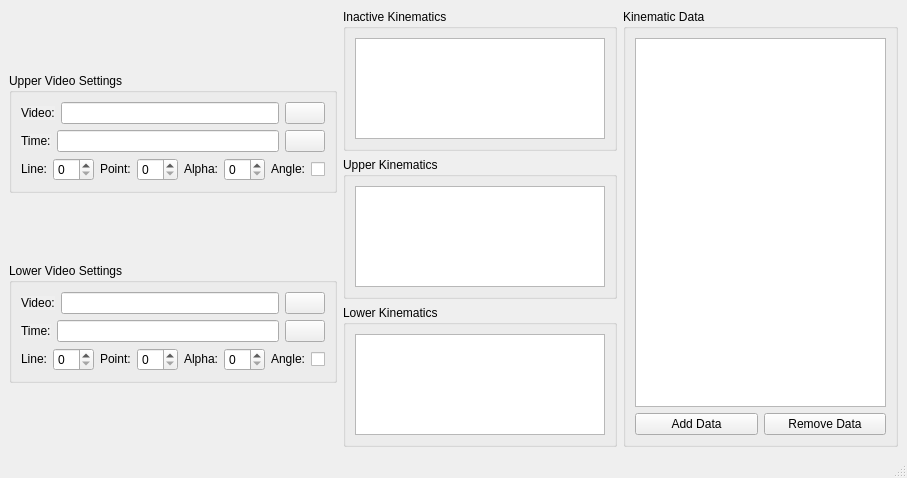
<?xml version="1.0" encoding="UTF-8"?>
<ui version="4.0">
 <class>VideoWindow</class>
 <widget class="QMainWindow" name="VideoWindow">
  <property name="geometry">
   <rect>
    <x>0</x>
    <y>0</y>
    <width>907</width>
    <height>478</height>
   </rect>
  </property>
  <property name="windowTitle">
   <string>MainWindow</string>
  </property>
  <widget class="QWidget" name="centralwidget">
   <layout class="QHBoxLayout" name="horizontalLayout_3">
    <item>
     <layout class="QHBoxLayout" name="horizontalLayout_2">
      <item>
       <layout class="QVBoxLayout" name="verticalLayout">
        <item>
         <widget class="QGroupBox" name="groupBox_7">
          <property name="sizePolicy">
           <sizepolicy hsizetype="Preferred" vsizetype="Fixed">
            <horstretch>0</horstretch>
            <verstretch>0</verstretch>
           </sizepolicy>
          </property>
          <property name="title">
           <string>Upper Video Settings</string>
          </property>
          <layout class="QVBoxLayout" name="verticalLayout_13">
           <property name="sizeConstraint">
            <enum>QLayout::SetMinimumSize</enum>
           </property>
           <item>
            <layout class="QHBoxLayout" name="horizontalLayout_17">
             <property name="sizeConstraint">
              <enum>QLayout::SetMinimumSize</enum>
             </property>
             <item>
              <widget class="QLabel" name="load_label_2">
               <property name="enabled">
                <bool>true</bool>
               </property>
               <property name="sizePolicy">
                <sizepolicy hsizetype="Minimum" vsizetype="Fixed">
                 <horstretch>0</horstretch>
                 <verstretch>0</verstretch>
                </sizepolicy>
               </property>
               <property name="autoFillBackground">
                <bool>true</bool>
               </property>
               <property name="text">
                <string>Video:</string>
               </property>
              </widget>
             </item>
             <item>
              <widget class="QLineEdit" name="stim_path">
               <property name="sizePolicy">
                <sizepolicy hsizetype="MinimumExpanding" vsizetype="Fixed">
                 <horstretch>0</horstretch>
                 <verstretch>0</verstretch>
                </sizepolicy>
               </property>
               <property name="text">
                <string/>
               </property>
              </widget>
             </item>
             <item>
              <widget class="QPushButton" name="browse_stim">
               <property name="sizePolicy">
                <sizepolicy hsizetype="Fixed" vsizetype="Fixed">
                 <horstretch>0</horstretch>
                 <verstretch>0</verstretch>
                </sizepolicy>
               </property>
               <property name="text">
                <string/>
               </property>
               <property name="icon">
                <iconset>
                 <normaloff>../../Artigo_remo/ema_fes_rowing_experiments/icons/browse.png</normaloff>../../Artigo_remo/ema_fes_rowing_experiments/icons/browse.png</iconset>
               </property>
              </widget>
             </item>
            </layout>
           </item>
           <item>
            <layout class="QHBoxLayout" name="horizontalLayout_19">
             <property name="sizeConstraint">
              <enum>QLayout::SetMinimumSize</enum>
             </property>
             <item>
              <widget class="QLabel" name="load_label_4">
               <property name="enabled">
                <bool>true</bool>
               </property>
               <property name="sizePolicy">
                <sizepolicy hsizetype="Minimum" vsizetype="Fixed">
                 <horstretch>0</horstretch>
                 <verstretch>0</verstretch>
                </sizepolicy>
               </property>
               <property name="autoFillBackground">
                <bool>true</bool>
               </property>
               <property name="text">
                <string>Time:</string>
               </property>
              </widget>
             </item>
             <item>
              <widget class="QLineEdit" name="pos_path">
               <property name="sizePolicy">
                <sizepolicy hsizetype="MinimumExpanding" vsizetype="Fixed">
                 <horstretch>0</horstretch>
                 <verstretch>0</verstretch>
                </sizepolicy>
               </property>
               <property name="text">
                <string/>
               </property>
              </widget>
             </item>
             <item>
              <widget class="QPushButton" name="browse_pos">
               <property name="sizePolicy">
                <sizepolicy hsizetype="Fixed" vsizetype="Fixed">
                 <horstretch>0</horstretch>
                 <verstretch>0</verstretch>
                </sizepolicy>
               </property>
               <property name="text">
                <string/>
               </property>
               <property name="icon">
                <iconset>
                 <normaloff>../../Artigo_remo/ema_fes_rowing_experiments/icons/browse.png</normaloff>../../Artigo_remo/ema_fes_rowing_experiments/icons/browse.png</iconset>
               </property>
              </widget>
             </item>
            </layout>
           </item>
           <item>
            <layout class="QHBoxLayout" name="horizontalLayout_24">
             <item>
              <widget class="QLabel" name="label_10">
               <property name="sizePolicy">
                <sizepolicy hsizetype="Fixed" vsizetype="Fixed">
                 <horstretch>0</horstretch>
                 <verstretch>0</verstretch>
                </sizepolicy>
               </property>
               <property name="text">
                <string>Line:</string>
               </property>
              </widget>
             </item>
             <item>
              <widget class="QSpinBox" name="spinBox_8">
               <property name="sizePolicy">
                <sizepolicy hsizetype="Fixed" vsizetype="Fixed">
                 <horstretch>0</horstretch>
                 <verstretch>0</verstretch>
                </sizepolicy>
               </property>
               <property name="maximum">
                <number>99</number>
               </property>
               <property name="value">
                <number>0</number>
               </property>
              </widget>
             </item>
             <item>
              <widget class="QLabel" name="label_11">
               <property name="sizePolicy">
                <sizepolicy hsizetype="Fixed" vsizetype="Fixed">
                 <horstretch>0</horstretch>
                 <verstretch>0</verstretch>
                </sizepolicy>
               </property>
               <property name="text">
                <string>Point:</string>
               </property>
              </widget>
             </item>
             <item>
              <widget class="QSpinBox" name="spinBox_9">
               <property name="sizePolicy">
                <sizepolicy hsizetype="Fixed" vsizetype="Fixed">
                 <horstretch>0</horstretch>
                 <verstretch>0</verstretch>
                </sizepolicy>
               </property>
               <property name="maximum">
                <number>99</number>
               </property>
               <property name="value">
                <number>0</number>
               </property>
              </widget>
             </item>
             <item>
              <widget class="QLabel" name="label_13">
               <property name="sizePolicy">
                <sizepolicy hsizetype="Fixed" vsizetype="Fixed">
                 <horstretch>0</horstretch>
                 <verstretch>0</verstretch>
                </sizepolicy>
               </property>
               <property name="text">
                <string>Alpha:</string>
               </property>
              </widget>
             </item>
             <item>
              <widget class="QSpinBox" name="spinBox_10">
               <property name="sizePolicy">
                <sizepolicy hsizetype="Fixed" vsizetype="Fixed">
                 <horstretch>0</horstretch>
                 <verstretch>0</verstretch>
                </sizepolicy>
               </property>
               <property name="maximum">
                <number>99</number>
               </property>
               <property name="value">
                <number>0</number>
               </property>
              </widget>
             </item>
             <item>
              <widget class="QLabel" name="label_12">
               <property name="sizePolicy">
                <sizepolicy hsizetype="Fixed" vsizetype="Fixed">
                 <horstretch>0</horstretch>
                 <verstretch>0</verstretch>
                </sizepolicy>
               </property>
               <property name="text">
                <string>Angle:</string>
               </property>
              </widget>
             </item>
             <item>
              <widget class="QCheckBox" name="checkBox">
               <property name="sizePolicy">
                <sizepolicy hsizetype="Fixed" vsizetype="Fixed">
                 <horstretch>0</horstretch>
                 <verstretch>0</verstretch>
                </sizepolicy>
               </property>
               <property name="text">
                <string/>
               </property>
              </widget>
             </item>
            </layout>
           </item>
          </layout>
         </widget>
        </item>
        <item>
         <widget class="QGroupBox" name="groupBox_9">
          <property name="sizePolicy">
           <sizepolicy hsizetype="Preferred" vsizetype="Fixed">
            <horstretch>0</horstretch>
            <verstretch>0</verstretch>
           </sizepolicy>
          </property>
          <property name="title">
           <string>Lower Video Settings</string>
          </property>
          <layout class="QVBoxLayout" name="verticalLayout_14">
           <property name="sizeConstraint">
            <enum>QLayout::SetMinimumSize</enum>
           </property>
           <item>
            <layout class="QHBoxLayout" name="horizontalLayout_18">
             <property name="sizeConstraint">
              <enum>QLayout::SetMinimumSize</enum>
             </property>
             <item>
              <widget class="QLabel" name="load_label_3">
               <property name="enabled">
                <bool>true</bool>
               </property>
               <property name="sizePolicy">
                <sizepolicy hsizetype="Minimum" vsizetype="Fixed">
                 <horstretch>0</horstretch>
                 <verstretch>0</verstretch>
                </sizepolicy>
               </property>
               <property name="autoFillBackground">
                <bool>true</bool>
               </property>
               <property name="text">
                <string>Video:</string>
               </property>
              </widget>
             </item>
             <item>
              <widget class="QLineEdit" name="stim_path_2">
               <property name="sizePolicy">
                <sizepolicy hsizetype="MinimumExpanding" vsizetype="Fixed">
                 <horstretch>0</horstretch>
                 <verstretch>0</verstretch>
                </sizepolicy>
               </property>
               <property name="text">
                <string/>
               </property>
              </widget>
             </item>
             <item>
              <widget class="QPushButton" name="browse_stim_2">
               <property name="sizePolicy">
                <sizepolicy hsizetype="Fixed" vsizetype="Fixed">
                 <horstretch>0</horstretch>
                 <verstretch>0</verstretch>
                </sizepolicy>
               </property>
               <property name="text">
                <string/>
               </property>
               <property name="icon">
                <iconset>
                 <normaloff>../../Artigo_remo/ema_fes_rowing_experiments/icons/browse.png</normaloff>../../Artigo_remo/ema_fes_rowing_experiments/icons/browse.png</iconset>
               </property>
              </widget>
             </item>
            </layout>
           </item>
           <item>
            <layout class="QHBoxLayout" name="horizontalLayout_20">
             <property name="sizeConstraint">
              <enum>QLayout::SetMinimumSize</enum>
             </property>
             <item>
              <widget class="QLabel" name="load_label_5">
               <property name="enabled">
                <bool>true</bool>
               </property>
               <property name="sizePolicy">
                <sizepolicy hsizetype="Minimum" vsizetype="Fixed">
                 <horstretch>0</horstretch>
                 <verstretch>0</verstretch>
                </sizepolicy>
               </property>
               <property name="autoFillBackground">
                <bool>true</bool>
               </property>
               <property name="text">
                <string>Time:</string>
               </property>
              </widget>
             </item>
             <item>
              <widget class="QLineEdit" name="pos_path_2">
               <property name="sizePolicy">
                <sizepolicy hsizetype="MinimumExpanding" vsizetype="Fixed">
                 <horstretch>0</horstretch>
                 <verstretch>0</verstretch>
                </sizepolicy>
               </property>
               <property name="text">
                <string/>
               </property>
              </widget>
             </item>
             <item>
              <widget class="QPushButton" name="browse_pos_2">
               <property name="sizePolicy">
                <sizepolicy hsizetype="Fixed" vsizetype="Fixed">
                 <horstretch>0</horstretch>
                 <verstretch>0</verstretch>
                </sizepolicy>
               </property>
               <property name="text">
                <string/>
               </property>
               <property name="icon">
                <iconset>
                 <normaloff>../../Artigo_remo/ema_fes_rowing_experiments/icons/browse.png</normaloff>../../Artigo_remo/ema_fes_rowing_experiments/icons/browse.png</iconset>
               </property>
              </widget>
             </item>
            </layout>
           </item>
           <item>
            <layout class="QHBoxLayout" name="horizontalLayout_25">
             <item>
              <widget class="QLabel" name="label_14">
               <property name="sizePolicy">
                <sizepolicy hsizetype="Fixed" vsizetype="Fixed">
                 <horstretch>0</horstretch>
                 <verstretch>0</verstretch>
                </sizepolicy>
               </property>
               <property name="text">
                <string>Line:</string>
               </property>
              </widget>
             </item>
             <item>
              <widget class="QSpinBox" name="spinBox_11">
               <property name="sizePolicy">
                <sizepolicy hsizetype="Fixed" vsizetype="Fixed">
                 <horstretch>0</horstretch>
                 <verstretch>0</verstretch>
                </sizepolicy>
               </property>
               <property name="maximum">
                <number>99</number>
               </property>
               <property name="value">
                <number>0</number>
               </property>
              </widget>
             </item>
             <item>
              <widget class="QLabel" name="label_15">
               <property name="sizePolicy">
                <sizepolicy hsizetype="Fixed" vsizetype="Fixed">
                 <horstretch>0</horstretch>
                 <verstretch>0</verstretch>
                </sizepolicy>
               </property>
               <property name="text">
                <string>Point:</string>
               </property>
              </widget>
             </item>
             <item>
              <widget class="QSpinBox" name="spinBox_12">
               <property name="sizePolicy">
                <sizepolicy hsizetype="Fixed" vsizetype="Fixed">
                 <horstretch>0</horstretch>
                 <verstretch>0</verstretch>
                </sizepolicy>
               </property>
               <property name="maximum">
                <number>99</number>
               </property>
               <property name="value">
                <number>0</number>
               </property>
              </widget>
             </item>
             <item>
              <widget class="QLabel" name="label_16">
               <property name="sizePolicy">
                <sizepolicy hsizetype="Fixed" vsizetype="Fixed">
                 <horstretch>0</horstretch>
                 <verstretch>0</verstretch>
                </sizepolicy>
               </property>
               <property name="text">
                <string>Alpha:</string>
               </property>
              </widget>
             </item>
             <item>
              <widget class="QSpinBox" name="spinBox_13">
               <property name="sizePolicy">
                <sizepolicy hsizetype="Fixed" vsizetype="Fixed">
                 <horstretch>0</horstretch>
                 <verstretch>0</verstretch>
                </sizepolicy>
               </property>
               <property name="maximum">
                <number>99</number>
               </property>
               <property name="value">
                <number>0</number>
               </property>
              </widget>
             </item>
             <item>
              <widget class="QLabel" name="label_17">
               <property name="sizePolicy">
                <sizepolicy hsizetype="Fixed" vsizetype="Fixed">
                 <horstretch>0</horstretch>
                 <verstretch>0</verstretch>
                </sizepolicy>
               </property>
               <property name="text">
                <string>Angle:</string>
               </property>
              </widget>
             </item>
             <item>
              <widget class="QCheckBox" name="checkBox_2">
               <property name="sizePolicy">
                <sizepolicy hsizetype="Fixed" vsizetype="Fixed">
                 <horstretch>0</horstretch>
                 <verstretch>0</verstretch>
                </sizepolicy>
               </property>
               <property name="text">
                <string/>
               </property>
              </widget>
             </item>
            </layout>
           </item>
          </layout>
         </widget>
        </item>
       </layout>
      </item>
      <item>
       <layout class="QVBoxLayout" name="verticalLayout_5">
        <item>
         <widget class="QGroupBox" name="groupBox_3">
          <property name="title">
           <string>Inactive Kinematics</string>
          </property>
          <layout class="QHBoxLayout" name="horizontalLayout">
           <item>
            <widget class="QListWidget" name="existing_plots">
             <property name="dragEnabled">
              <bool>true</bool>
             </property>
             <property name="dragDropOverwriteMode">
              <bool>true</bool>
             </property>
             <property name="dragDropMode">
              <enum>QAbstractItemView::DragDrop</enum>
             </property>
             <property name="defaultDropAction">
              <enum>Qt::MoveAction</enum>
             </property>
             <property name="selectionMode">
              <enum>QAbstractItemView::MultiSelection</enum>
             </property>
             <property name="layoutMode">
              <enum>QListView::Batched</enum>
             </property>
             <property name="sortingEnabled">
              <bool>true</bool>
             </property>
            </widget>
           </item>
          </layout>
         </widget>
        </item>
        <item>
         <widget class="QGroupBox" name="groupBox_2">
          <property name="title">
           <string>Upper Kinematics</string>
          </property>
          <layout class="QVBoxLayout" name="verticalLayout_3">
           <item>
            <widget class="QListWidget" name="active_lower">
             <property name="dragEnabled">
              <bool>true</bool>
             </property>
             <property name="dragDropOverwriteMode">
              <bool>true</bool>
             </property>
             <property name="dragDropMode">
              <enum>QAbstractItemView::DragOnly</enum>
             </property>
             <property name="selectionMode">
              <enum>QAbstractItemView::MultiSelection</enum>
             </property>
             <property name="sortingEnabled">
              <bool>true</bool>
             </property>
            </widget>
           </item>
          </layout>
         </widget>
        </item>
        <item>
         <widget class="QGroupBox" name="groupBox_5">
          <property name="title">
           <string>Lower Kinematics</string>
          </property>
          <layout class="QVBoxLayout" name="verticalLayout_2">
           <item>
            <widget class="QListWidget" name="active_lower_2">
             <property name="dragEnabled">
              <bool>true</bool>
             </property>
             <property name="dragDropOverwriteMode">
              <bool>true</bool>
             </property>
             <property name="dragDropMode">
              <enum>QAbstractItemView::DragOnly</enum>
             </property>
             <property name="selectionMode">
              <enum>QAbstractItemView::MultiSelection</enum>
             </property>
             <property name="sortingEnabled">
              <bool>true</bool>
             </property>
            </widget>
           </item>
          </layout>
         </widget>
        </item>
       </layout>
      </item>
      <item>
       <widget class="QGroupBox" name="groupBox_8">
        <property name="title">
         <string>Kinematic Data</string>
        </property>
        <layout class="QVBoxLayout" name="verticalLayout_4">
         <item>
          <widget class="QListWidget" name="existing_plots_3">
           <property name="dragEnabled">
            <bool>true</bool>
           </property>
           <property name="dragDropOverwriteMode">
            <bool>true</bool>
           </property>
           <property name="dragDropMode">
            <enum>QAbstractItemView::DragDrop</enum>
           </property>
           <property name="defaultDropAction">
            <enum>Qt::MoveAction</enum>
           </property>
           <property name="selectionMode">
            <enum>QAbstractItemView::MultiSelection</enum>
           </property>
           <property name="layoutMode">
            <enum>QListView::Batched</enum>
           </property>
           <property name="sortingEnabled">
            <bool>true</bool>
           </property>
          </widget>
         </item>
         <item>
          <layout class="QHBoxLayout" name="horizontalLayout_10">
           <item>
            <widget class="QPushButton" name="add_data_button">
             <property name="text">
              <string>Add Data</string>
             </property>
             <property name="icon">
              <iconset>
               <normaloff>../../Artigo_remo/ema_fes_rowing_experiments/icons/plus.png</normaloff>../../Artigo_remo/ema_fes_rowing_experiments/icons/plus.png</iconset>
             </property>
            </widget>
           </item>
           <item>
            <widget class="QPushButton" name="rm_data_button">
             <property name="text">
              <string>Remove Data</string>
             </property>
             <property name="icon">
              <iconset>
               <normaloff>../../Artigo_remo/ema_fes_rowing_experiments/icons/minus.png</normaloff>../../Artigo_remo/ema_fes_rowing_experiments/icons/minus.png</iconset>
             </property>
            </widget>
           </item>
          </layout>
         </item>
        </layout>
       </widget>
      </item>
     </layout>
    </item>
   </layout>
  </widget>
  <widget class="QMenuBar" name="menubar">
   <property name="geometry">
    <rect>
     <x>0</x>
     <y>0</y>
     <width>907</width>
     <height>26</height>
    </rect>
   </property>
  </widget>
  <widget class="QStatusBar" name="statusbar"/>
 </widget>
 <resources/>
 <connections/>
</ui>
